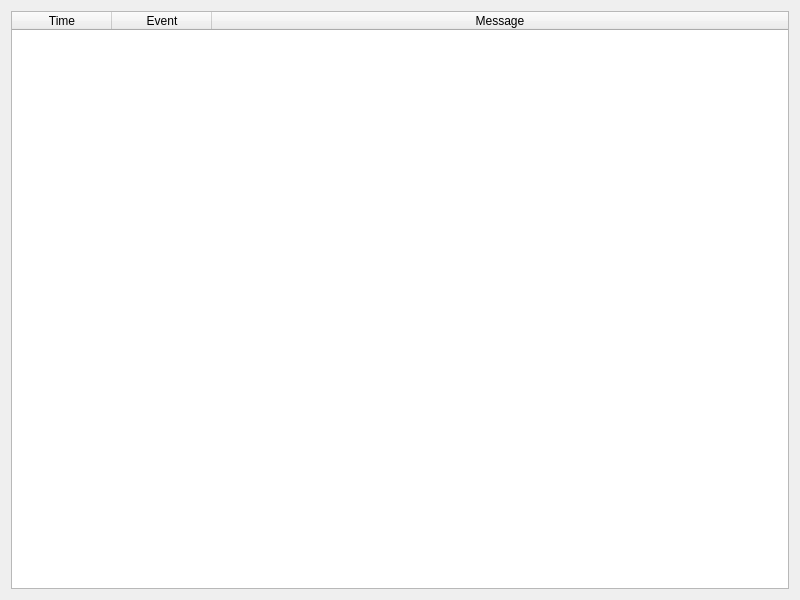
<?xml version="1.0" encoding="UTF-8"?>
<ui version="4.0">
 <class>EventsWidget</class>
 <widget class="QWidget" name="EventsWidget">
  <property name="geometry">
   <rect>
    <x>0</x>
    <y>0</y>
    <width>800</width>
    <height>600</height>
   </rect>
  </property>
  <layout class="QGridLayout" name="gridLayout">
   <item row="0" column="0">
    <widget class="QTableWidget" name="tableWidget">
     <property name="editTriggers">
      <set>QAbstractItemView::NoEditTriggers</set>
     </property>
     <property name="selectionMode">
      <enum>QAbstractItemView::SingleSelection</enum>
     </property>
     <property name="selectionBehavior">
      <enum>QAbstractItemView::SelectRows</enum>
     </property>
     <attribute name="horizontalHeaderHighlightSections">
      <bool>false</bool>
     </attribute>
     <attribute name="horizontalHeaderStretchLastSection">
      <bool>true</bool>
     </attribute>
     <attribute name="verticalHeaderVisible">
      <bool>false</bool>
     </attribute>
     <attribute name="verticalHeaderHighlightSections">
      <bool>false</bool>
     </attribute>
     <column>
      <property name="text">
       <string>Time</string>
      </property>
     </column>
     <column>
      <property name="text">
       <string>Event</string>
      </property>
     </column>
     <column>
      <property name="text">
       <string>Message</string>
      </property>
     </column>
    </widget>
   </item>
  </layout>
 </widget>
 <resources/>
 <connections/>
</ui>
